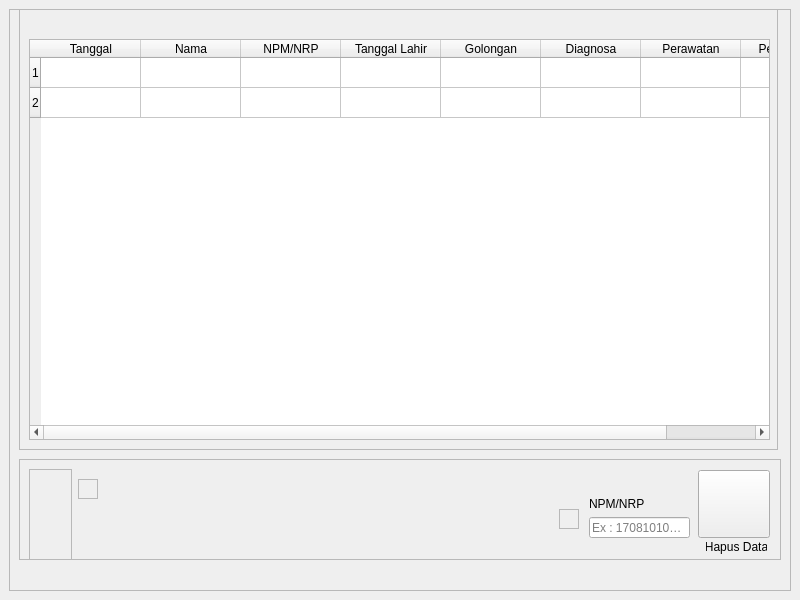
<?xml version="1.0" encoding="UTF-8"?>
<ui version="4.0">
 <class>MainWindow</class>
 <widget class="QMainWindow" name="MainWindow">
  <property name="geometry">
   <rect>
    <x>0</x>
    <y>0</y>
    <width>800</width>
    <height>600</height>
   </rect>
  </property>
  <property name="windowTitle">
   <string>MainWindow</string>
  </property>
  <widget class="QWidget" name="centralwidget">
   <layout class="QGridLayout" name="gridLayout">
    <item row="0" column="1">
     <widget class="QFrame" name="frame">
      <property name="frameShape">
       <enum>QFrame::StyledPanel</enum>
      </property>
      <property name="frameShadow">
       <enum>QFrame::Raised</enum>
      </property>
      <widget class="QFrame" name="frame_4">
       <property name="geometry">
        <rect>
         <x>10</x>
         <y>-20</y>
         <width>759</width>
         <height>461</height>
        </rect>
       </property>
       <property name="frameShape">
        <enum>QFrame::StyledPanel</enum>
       </property>
       <property name="frameShadow">
        <enum>QFrame::Raised</enum>
       </property>
       <widget class="QTableWidget" name="tableWidget">
        <property name="geometry">
         <rect>
          <x>10</x>
          <y>50</y>
          <width>741</width>
          <height>401</height>
         </rect>
        </property>
        <row>
         <property name="text">
          <string>1</string>
         </property>
        </row>
        <row>
         <property name="text">
          <string>2</string>
         </property>
        </row>
        <column>
         <property name="text">
          <string>Tanggal</string>
         </property>
        </column>
        <column>
         <property name="text">
          <string>Nama</string>
         </property>
        </column>
        <column>
         <property name="text">
          <string>NPM/NRP</string>
         </property>
        </column>
        <column>
         <property name="text">
          <string>Tanggal Lahir</string>
         </property>
        </column>
        <column>
         <property name="text">
          <string>Golongan</string>
         </property>
        </column>
        <column>
         <property name="text">
          <string>Diagnosa</string>
         </property>
        </column>
        <column>
         <property name="text">
          <string>Perawatan</string>
         </property>
        </column>
        <column>
         <property name="text">
          <string>Pengobatan</string>
         </property>
        </column>
       </widget>
      </widget>
      <widget class="QFrame" name="frame_3">
       <property name="geometry">
        <rect>
         <x>10</x>
         <y>450</y>
         <width>762</width>
         <height>101</height>
        </rect>
       </property>
       <property name="frameShape">
        <enum>QFrame::StyledPanel</enum>
       </property>
       <property name="frameShadow">
        <enum>QFrame::Raised</enum>
       </property>
       <widget class="QFrame" name="frame_5">
        <property name="geometry">
         <rect>
          <x>59</x>
          <y>20</y>
          <width>20</width>
          <height>20</height>
         </rect>
        </property>
        <property name="frameShape">
         <enum>QFrame::StyledPanel</enum>
        </property>
        <property name="frameShadow">
         <enum>QFrame::Raised</enum>
        </property>
        <layout class="QGridLayout" name="gridLayout_2"/>
       </widget>
       <widget class="QWidget" name="layoutWidget">
        <property name="geometry">
         <rect>
          <x>570</x>
          <y>38</y>
          <width>101</width>
          <height>41</height>
         </rect>
        </property>
        <layout class="QGridLayout" name="gridLayout_8">
         <item row="0" column="0">
          <widget class="QLabel" name="label_2">
           <property name="text">
            <string>NPM/NRP</string>
           </property>
          </widget>
         </item>
         <item row="1" column="0">
          <widget class="QLineEdit" name="lineEdit">
           <property name="placeholderText">
            <string>Ex : 170810100XX</string>
           </property>
          </widget>
         </item>
        </layout>
       </widget>
       <widget class="QFrame" name="frame_7">
        <property name="geometry">
         <rect>
          <x>10</x>
          <y>10</y>
          <width>43</width>
          <height>91</height>
         </rect>
        </property>
        <property name="frameShape">
         <enum>QFrame::StyledPanel</enum>
        </property>
        <property name="frameShadow">
         <enum>QFrame::Raised</enum>
        </property>
       </widget>
       <widget class="QFrame" name="frame_6">
        <property name="geometry">
         <rect>
          <x>540</x>
          <y>50</y>
          <width>20</width>
          <height>20</height>
         </rect>
        </property>
        <property name="frameShape">
         <enum>QFrame::StyledPanel</enum>
        </property>
        <property name="frameShadow">
         <enum>QFrame::Raised</enum>
        </property>
        <layout class="QGridLayout" name="gridLayout_7"/>
       </widget>
       <widget class="QPushButton" name="pushButton">
        <property name="geometry">
         <rect>
          <x>679</x>
          <y>11</y>
          <width>72</width>
          <height>68</height>
         </rect>
        </property>
        <property name="text">
         <string/>
        </property>
        <property name="icon">
         <iconset resource="img_rsc.qrc">
          <normaloff>:/images/img/hapus_data.png</normaloff>:/images/img/hapus_data.png</iconset>
        </property>
        <property name="iconSize">
         <size>
          <width>60</width>
          <height>60</height>
         </size>
        </property>
       </widget>
       <widget class="QLabel" name="label_5">
        <property name="geometry">
         <rect>
          <x>687</x>
          <y>78</y>
          <width>61</width>
          <height>20</height>
         </rect>
        </property>
        <property name="text">
         <string>Hapus Data</string>
        </property>
        <property name="alignment">
         <set>Qt::AlignCenter</set>
        </property>
       </widget>
      </widget>
     </widget>
    </item>
   </layout>
  </widget>
  <widget class="QMenuBar" name="menubar">
   <property name="geometry">
    <rect>
     <x>0</x>
     <y>0</y>
     <width>800</width>
     <height>21</height>
    </rect>
   </property>
  </widget>
 </widget>
 <resources>
  <include location="img_rsc.qrc"/>
 </resources>
 <connections/>
</ui>
